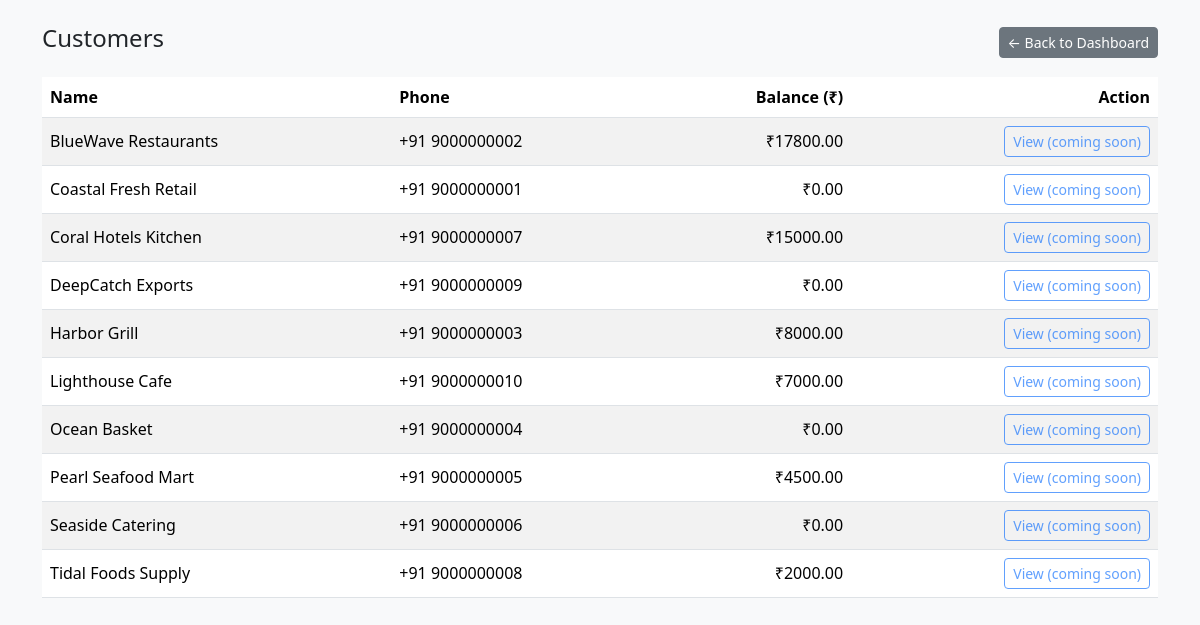
The page /customers (signed in) on the database its author committed.
### tables this page shows
CREATE TABLE customers (
    customer_id INTEGER PRIMARY KEY AUTOINCREMENT,
    name TEXT NOT NULL,
    phone TEXT,
    email TEXT,
    notes TEXT,
    status TEXT DEFAULT 'active',
    opening_balance REAL DEFAULT 0 -- INR carried forward
);

### app.py (the view)
@app.route("/customers")
def customers_page():
    if not is_logged_in():
        return redirect(url_for("login"))
    custs = get_all_customers_with_balance()
    return render_template(
        "customers.html",
        business_name="ABC Sea Foods",
        username=session.get("username"),
        custs=custs
    )

### app.py (called while the page is built)
def get_db():
    conn = sqlite3.connect(DB_PATH)
    conn.row_factory = sqlite3.Row
    return conn

def get_all_customers_with_balance():
    conn = get_db()
    rows = conn.execute("""
        SELECT
            c.customer_id,
            c.name,
            c.phone,
            c.opening_balance
            +
            COALESCE((
                SELECT SUM(o.total_amount)
                FROM orders o
                WHERE o.customer_id = c.customer_id
            ),0)
            -
            COALESCE((
                SELECT SUM(p.amount)
                FROM payments p
                WHERE p.customer_id = c.customer_id
            ),0)
            AS current_balance
        FROM customers c
        WHERE c.status='active'
        ORDER BY c.name;
    """).fetchall()
    conn.close()
    return rows

def is_logged_in():
    return "user_id" in session

### templates/customers.html (shortened to what this page needs)
<!DOCTYPE html>
<html>
<head>
  <link rel="stylesheet"
        href="https://cdn.jsdelivr.net/npm/bootstrap@5.3.3/dist/css/bootstrap.min.css">
</head>
<body class="bg-light p-4">
<div class="container">
  <div class="d-flex justify-content-between align-items-center mb-3">
    <h4>Customers</h4>
    <a class="btn btn-secondary btn-sm" href="{{ url_for('dashboard') }}">← Back to Dashboard</a>
  </div>
  <table class="table table-striped align-middle">
    <thead>
      <tr>
        <th>Name</th>
        <th>Phone</th>
        <th class="text-end">Balance (₹)</th>
        <th class="text-end">Action</th>
      </tr>
    </thead>
    <tbody>
    {% for c in custs %}
      <tr>
        <td>{{ c.name }}</td>
        <td>{{ c.phone or '-' }}</td>
        <td class="text-end">
          ₹{{ "%.2f"|format(c.current_balance or 0) }}
        </td>
        <td class="text-end">
          <button class="btn btn-sm btn-outline-primary" disabled>
            View (coming soon)
          </button>
        </td>
      </tr>
    {% endfor %}
    </tbody>
  </table>
</div>
</body>
</html>

### rows shown on the page
customers: name "BlueWave Restaurants", phone "+91 9000000002", current_balance "17800.00"
customers: name "Coastal Fresh Retail", phone "+91 9000000001", opening_balance "0.00"
customers: name "Coral Hotels Kitchen", phone "+91 9000000007", opening_balance "15000.00"
customers: name "DeepCatch Exports", phone "+91 9000000009", opening_balance "0.00"
customers: name "Harbor Grill", phone "+91 9000000003", opening_balance "8000.00"
customers: name "Lighthouse Cafe", phone "+91 9000000010", opening_balance "7000.00"
customers: name "Ocean Basket", phone "+91 9000000004", opening_balance "0.00"
customers: name "Pearl Seafood Mart", phone "+91 9000000005", opening_balance "4500.00"
customers: name "Seaside Catering", phone "+91 9000000006", opening_balance "0.00"
customers: name "Tidal Foods Supply", phone "+91 9000000008", opening_balance "2000.00"
